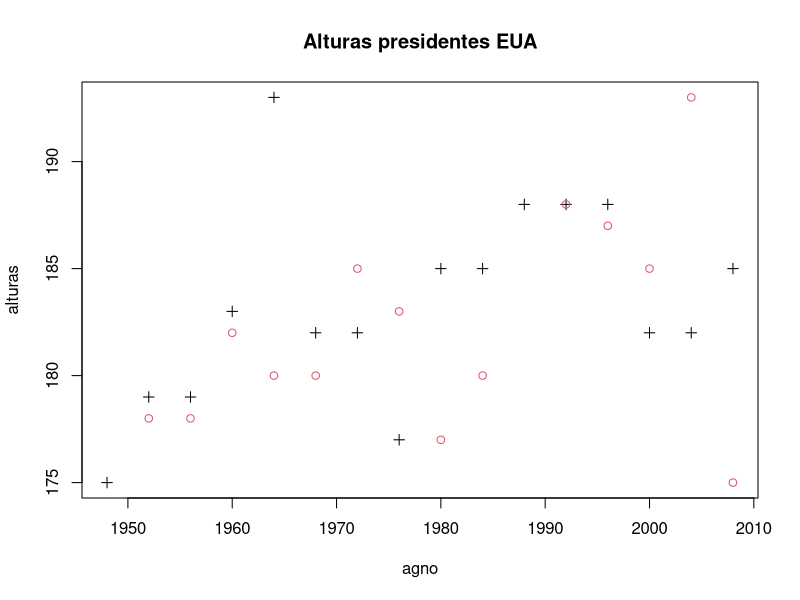

Source code (R):
# problema 2
library(car) 
# primero ponemos la altura y el a?o en un objeto
ganador <- c(185, 182, 182, 188, 188, 188, 185, 185, 177, 182, 182, 193, 183, 179, 179, 175)
oponente <- c(175, 193, 185, 187, 188, 173, 180, 177, 183, 185, 180, 180, 182, 178, 178, 173)
agno <- c(2008, 2004, 2000, 1996, 1992, 1988, 1984, 1980, 1976, 1972, 1968, 1964, 1960, 1956, 1952, 1948)
alturas <- data.frame(ganador, oponente, agno)
# ahora los graficamos
# la gr?fica principal con el ganador
plot(agno, ganador, 
     xlab="agno", ylab="alturas", 
     main="Alturas presidentes EUA", pch=3)
# la grafica superpuesta secundaria con el oponente
points(agno, oponente, col=2)
